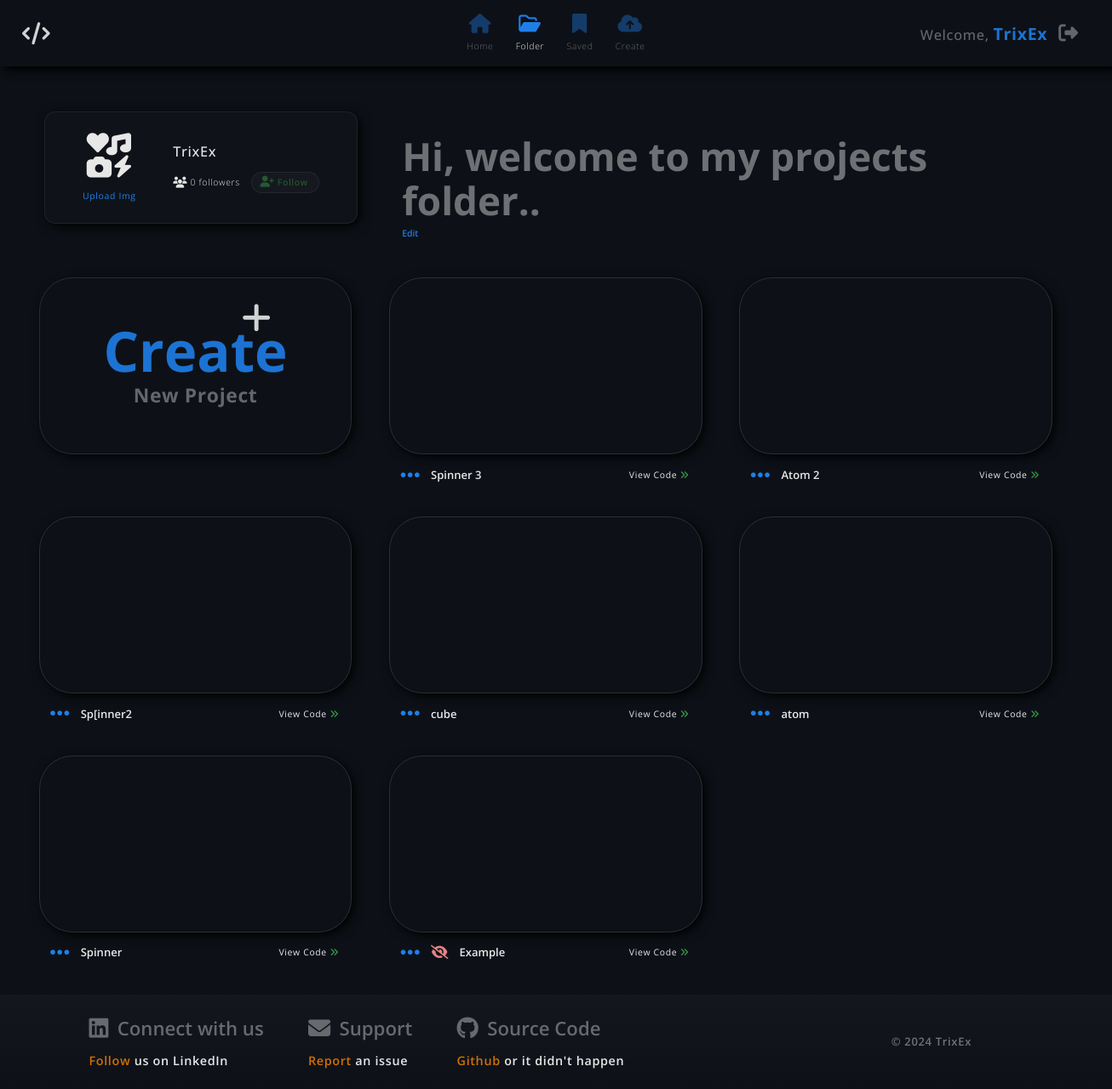
Before: /TrixEx.com/folder1/TrixEx (signed in) with the older database file.
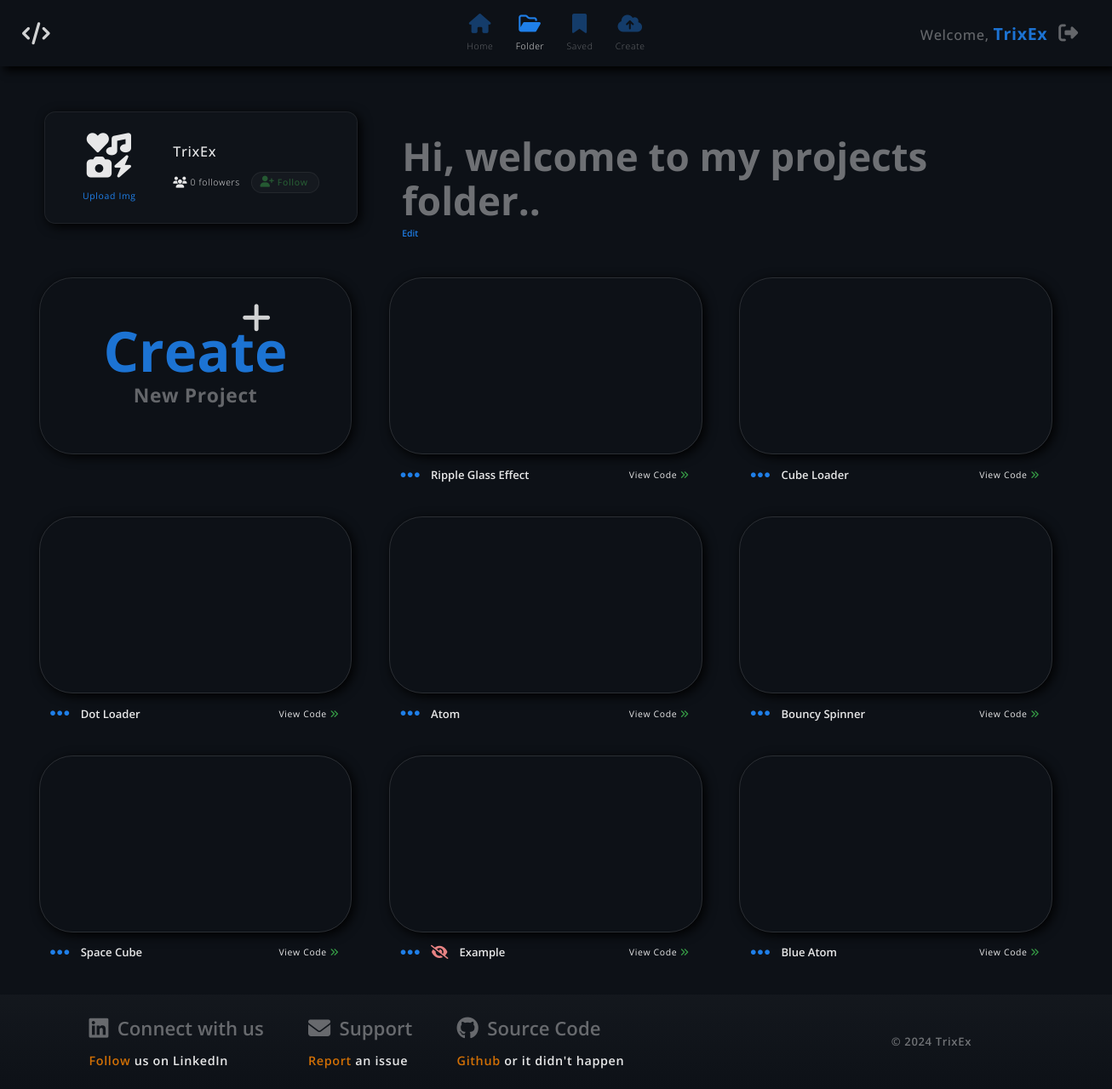
After: the same page with the newer database file.
### app/models.py (models this page shows)
class Project(models.Model):
    owner = models.ForeignKey(User, related_name="projects", on_delete=models.CASCADE)
    title = models.CharField(max_length=26)
    html = models.TextField()
    css = models.TextField()
    js = models.TextField()
    is_public = models.BooleanField()
    is_example = models.BooleanField(default=False)
    is_landing = models.BooleanField(default=False)
    scale = models.FloatField()
    margin_top = models.FloatField()
    margin_left = models.FloatField()
    views = models.IntegerField(default = 0)
    created_at = models.DateTimeField(auto_now_add=True)
    updated_at = models.DateTimeField(auto_now=True)
    bookmarked_users = models.ManyToManyField(User, related_name="bookmarked_projects")
    liked_users = models.ManyToManyField(User, related_name="liked_projects")

### app/views.py (the view)
# urls.py: path('TrixEx.com/folder<int:folder_userId>/<str:username>', views.folder),
def folder(request, folder_userId, username):
    if 'userId' not in request.session:
        return redirect('/TrixEx.com')
    user = User.objects.get(id=request.session['userId'])
    folder_user = User.objects.get(id=folder_userId)
    if folder_userId == user.id:
        projects = Project.objects.filter(owner_id=folder_userId).order_by('-created_at')
    else:
        projects = Project.objects.filter(owner_id=folder_userId, is_public=1).order_by('-created_at')
    bookmarked_projectIds_set = set()
    bookmarked_projects = user.bookmarked_projects.all()
    for project in bookmarked_projects:
        bookmarked_projectIds_set.add(project.id)
    liked_projectIds_set = set()
    liked_projects = user.liked_projects.all()
    for project in liked_projects:
        liked_projectIds_set.add(project.id)
    following_userIds_set = set()
    following = user.following.all()
    for followee in following:
        following_userIds_set.add(followee.id)
    context = {
        'user' : user,
        'folder_user' : folder_user,
        'projects' : projects,
        'bookmarked_projectIds_set' : bookmarked_projectIds_set,
        'liked_projectIds_set' : liked_projectIds_set,
        'following_userIds_set' : following_userIds_set,
    }
    return render(request, 'folder.html', context)

### app/templates/folder.html (shortened to what the changed rows need)
<!DOCTYPE html>
<html lang="en">
<head>
    {% load static %}
    <link rel="stylesheet" href="https://use.fontawesome.com/releases/v6.2.1/css/all.css">
    <link rel="stylesheet" href="{% static 'css/global.css' %}">
    <link rel="stylesheet" href="{% static 'css/folder.css' %}">
</head>
<body onload="getAllProjectsByUser({{folder_user.id}})">
    {% if user.id == folder_user.id %}
    <div class="projects">
        {% for project in projects %}
        <div class="project">
            <iframe data-project-id="{{project.id}}"></iframe>
            <div class="icon-bar vCenter">
                <i class="fa-solid fa-ellipsis blue" onclick="showSelect({{project.id}})"></i>
                {% if project.is_public == 0 %}
                <i class="fa-solid fa-eye-slash" data-private-icon-projectId="{{project.id}}"></i>
                {% endif %}
                <a href="/TrixEx.com/view/{{project.id}}">{{project.title}}</a>
                <a href="/TrixEx.com/view/{{project.id}}" class="link">View Code <i class="fa-solid fa-angles-right green"></i></a>
            </div>
        </div>
        {% endfor %}
    </div>
    {% endif %}
</body>
</html>

Changed rows visible on the page:
no longer on this page (row edited): Project: title "Spinner 3"
no longer on this page (row edited): Project: title "Atom 2"
removed Project: title "Sp[inner2"
removed Project: title "cube"
removed Project: title "atom"
removed Project: title "Spinner"
added Project: title "Ripple Glass Effect"
added Project: title "Cube Loader"
added Project: title "Dot Loader"
added Project: title "Atom"
added Project: title "Bouncy Spinner"
now on this page (row edited): Project: title "Space Cube"
added Project: title "Blue Atom"
